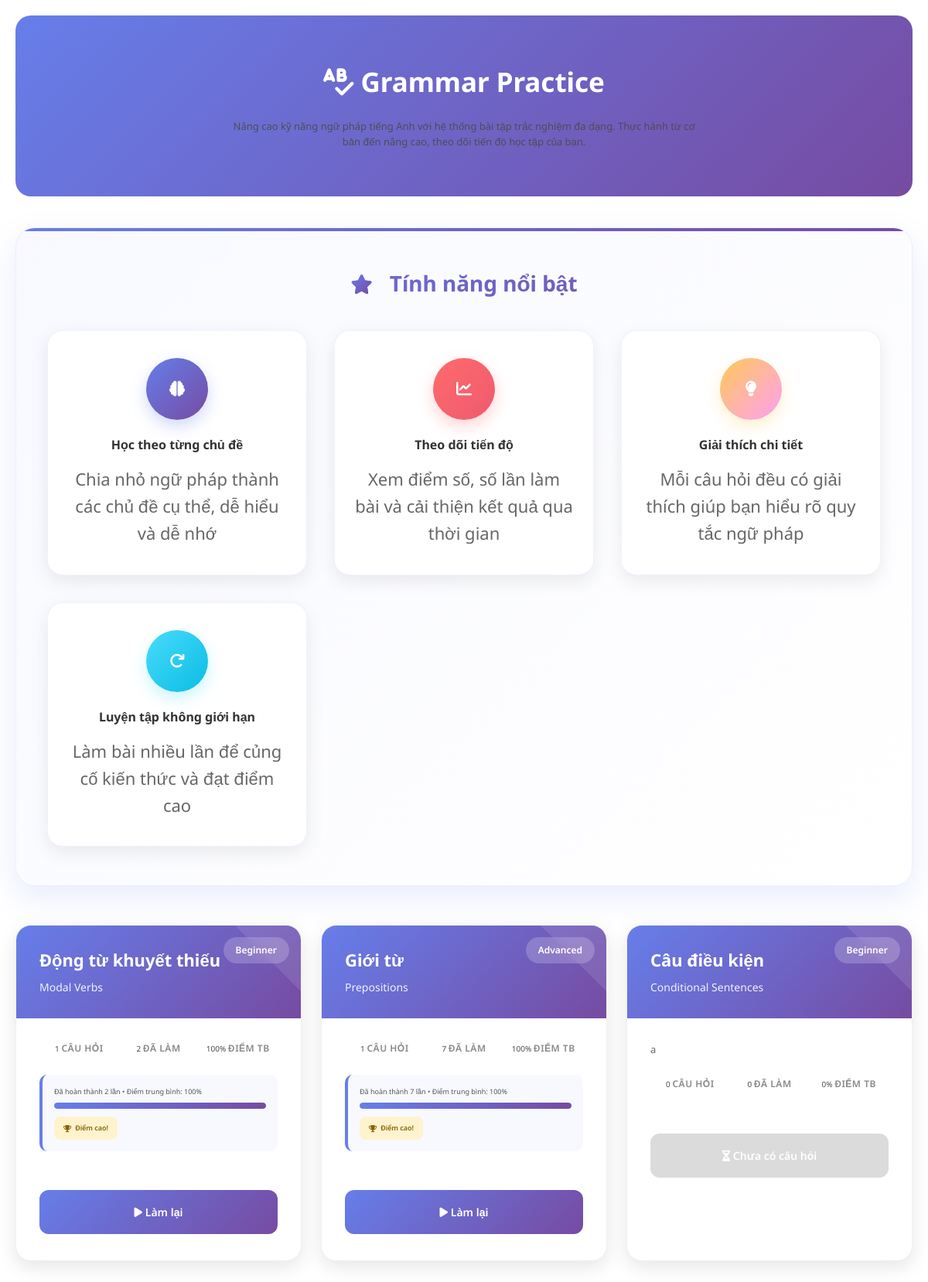
Screenshot of /public/client/Grammar.php (signed in) with the database file from the repository.
### tables this page shows
CREATE TABLE `grammar_topics` (
  `MaChuDe` int(11) NOT NULL,
  `MaKhoaHoc` int(11) DEFAULT NULL,
  `MaBaiHoc` int(11) DEFAULT NULL,
  `TenChuDe` varchar(100) NOT NULL,
  `TenChuDeEng` varchar(100) NOT NULL,
  `MoTa` text DEFAULT NULL,
  `CapDo` enum('Beginner','Intermediate','Advanced') NOT NULL DEFAULT 'Beginner',
  `ThuTu` int(11) NOT NULL DEFAULT 0,
  `TrangThai` tinyint(1) NOT NULL DEFAULT 1,
  `ThoiGianTao` datetime NOT NULL DEFAULT current_timestamp()
);

### configs/function.php (called while the page is built, shortened)
<?php
function BASE_URL($url)
{
    $baseUrl = (isset($_SERVER['HTTPS']) && $_SERVER['HTTPS'] === 'on' ? "https" : "http") . "://" . $_SERVER["HTTP_HOST"];
    if ($baseUrl == 'http://localhost') {
        $baseUrl = 'http://localhost/webhocngoaingu';
    }
    if ($url == "/" || $url == "") {
        return $baseUrl;
    }
    $url = ltrim($url, '/');
    return $baseUrl . '/' . $url;
}

### configs/config.php (called while the page is built, shortened)
<?php
require_once(__DIR__ . "/../class/Database.php");
$Database = new Database();

### class/Database.php (called while the page is built, shortened)
<?php
class Database
{
    protected $ketnoi;
    private $host = HOST_DB;
    private $user = USER_DB;
    private $pass = PASS_DB;
    private $dbname = DBNAME_DB;
    function connect()
    {
        try {
            if (!$this->ketnoi) {
                $this->ketnoi = mysqli_connect(
                    $this->host,
                    $this->user,
                    $this->pass,
                    $this->dbname
                );
                mysqli_query($this->ketnoi, "set names 'utf8'");
            }
        } catch (Exception $err) {
            die($err->getMessage());
        }
    }
    function get_list($sql)
    {
        $result = mysqli_query($this->ketnoi, $sql);
        $return = array();
        while ($row = mysqli_fetch_assoc($result)) {
            $return[] = $row;
        }
        return $return;
    }
    function get_row($sql)
    {
        $result = mysqli_query($this->ketnoi, $sql);
        $row = mysqli_fetch_assoc($result);
        return $row;
    }
}

### public/client/Grammar.php (the view, shortened to what this page needs)
<?php
require_once(__DIR__ . "/../../configs/config.php");
require_once(__DIR__ . "/../../configs/function.php");
$user = $Database->get_row("SELECT * FROM nguoidung WHERE taikhoan = '" . $_SESSION["account"] . "'");
$maKhoaHoc = isset($_GET['maKhoaHoc']) ? (int) $_GET['maKhoaHoc'] : null;
$maBaiHoc = isset($_GET['maBaiHoc']) ? (int) $_GET['maBaiHoc'] : null;
try {
    $whereClause = "gt.TrangThai = 1";
    $topics = $Database->get_list("
        SELECT gt.*,
               (SELECT COUNT(*) FROM grammar_questions WHERE MaChuDe = gt.MaChuDe AND TrangThai = 1) as SoLuongCauHoi,
               (SELECT COUNT(*) FROM grammar_results WHERE TaiKhoan = '" . $user['TaiKhoan'] . "' AND MaChuDe = gt.MaChuDe) as DaLam,
               (SELECT AVG(DiemSo) FROM grammar_results WHERE TaiKhoan = '" . $user['TaiKhoan'] . "' AND MaChuDe = gt.MaChuDe) as DiemTrungBinh
        FROM grammar_topics gt
        WHERE $whereClause
        ORDER BY gt.ThuTu ASC, gt.MaChuDe ASC
    ");
} catch (Exception $e) {
    $topics = [];
}
require_once(__DIR__ . "/../../public/client/header.php");
?>
<div class="grammar-container">
    <div class="grammar-header">
        <h1><i class="fas fa-spell-check"></i> Grammar Practice</h1>
        <?php if ($maKhoaHoc && $maBaiHoc): ?>
            <?php
            $topicNames = [
                1 => 'Traffic',
                2 => 'Food',
                3 => 'Education',
                4 => 'Family',
                5 => 'Work',
                6 => 'Hobbie',
                7 => 'Technology',
                8 => 'Activities'
            ];
            $currentTopicName = $topicNames[$maBaiHoc] ?? 'General';
            ?>
            <p class="subtitle">
                <strong>Chủ đề: <?= $currentTopicName ?></strong> | Bài học: <?= $maBaiHoc ?><br>
                Thực hành ngữ pháp cho chủ đề này với các bài tập đa dạng và phong phú.
            </p>
        <?php else: ?>
            <p class="subtitle">
                Nâng cao kỹ năng ngữ pháp tiếng Anh với hệ thống bài tập trắc nghiệm đa dạng.
                Thực hành từ cơ bản đến nâng cao, theo dõi tiến độ học tập của bạn.
            </p>
        <?php endif; ?>
    </div>
    <div class="grammar-features">
        <h3><i class="fas fa-star"></i> Tính năng nổi bật</h3>
        <div class="features-grid">
            <div class="feature-item">
                <div class="feature-icon">
                    <i class="fas fa-brain"></i>
                </div>
                <div class="feature-title">Học theo từng chủ đề</div>
                <div class="feature-description">
                    Chia nhỏ ngữ pháp thành các chủ đề cụ thể, dễ hiểu và dễ nhớ
                </div>
            </div>
            <div class="feature-item">
                <div class="feature-icon">
                    <i class="fas fa-chart-line"></i>
                </div>
                <div class="feature-title">Theo dõi tiến độ</div>
                <div class="feature-description">
                    Xem điểm số, số lần làm bài và cải thiện kết quả qua thời gian
                </div>
            </div>
            <div class="feature-item">
                <div class="feature-icon">
                    <i class="fas fa-lightbulb"></i>
                </div>
                <div class="feature-title">Giải thích chi tiết</div>
                <div class="feature-description">
                    Mỗi câu hỏi đều có giải thích giúp bạn hiểu rõ quy tắc ngữ pháp
                </div>
            </div>
            <div class="feature-item">
                <div class="feature-icon">
                    <i class="fas fa-redo"></i>
                </div>
                <div class="feature-title">Luyện tập không giới hạn</div>
                <div class="feature-description">
                    Làm bài nhiều lần để củng cố kiến thức và đạt điểm cao
                </div>
            </div>
        </div>
    </div>
    <?php if (count($topics) > 0): ?>
        <div class="topics-grid">
            <?php foreach ($topics as $topic): ?>
                <div class="topic-card">
                    <div class="topic-header">
                        <div class="topic-level"><?= $topic['CapDo'] ?></div>
                        <h3 class="topic-title"><?= htmlspecialchars($topic['TenChuDe']) ?></h3>
                        <p class="topic-subtitle"><?= htmlspecialchars($topic['TenChuDeEng']) ?></p>
                    </div>
                    <div class="topic-body">
                        <?php if ($topic['MoTa']): ?>
                            <p class="topic-description"><?= htmlspecialchars($topic['MoTa']) ?></p>
                        <?php endif; ?>
                        <div class="topic-stats">
                            <div class="stat-item">
                                <span class="stat-number"><?= $topic['SoLuongCauHoi'] ?></span>
                                <span class="stat-label">Câu hỏi</span>
                            </div>
                            <div class="stat-item">
                                <span class="stat-number"><?= $topic['DaLam'] ?></span>
                                <span class="stat-label">Đã làm</span>
                            </div>
                            <div class="stat-item">
                                <span class="stat-number">
                                    <?= $topic['DiemTrungBinh'] ? round($topic['DiemTrungBinh'], 1) : '0' ?>%
                                </span>
                                <span class="stat-label">Điểm TB</span>
                            </div>
                        </div>
                        <?php if ($topic['DaLam'] > 0): ?>
                            <div class="progress-indicator">
                                <div class="progress-text">
                                    Đã hoàn thành <?= $topic['DaLam'] ?> lần •
                                    Điểm trung bình: <?= $topic['DiemTrungBinh'] ? round($topic['DiemTrungBinh'], 1) : '0' ?>%
                                </div>
                                <div class="progress-bar">
                                    <div class="progress-fill" style="width: <?= min($topic['DiemTrungBinh'] ?? 0, 100) ?>%"></div>
                                </div>
                                <?php if ($topic['DiemTrungBinh'] >= 80): ?>
                                    <div class="best-score">
                                        <i class="fas fa-trophy"></i>
                                        Điểm cao!
                                    </div>
                                <?php endif; ?>
                            </div>
                        <?php endif; ?>
                    </div>
                    <div class="topic-footer">
                        <?php if ($topic['SoLuongCauHoi'] > 0): ?>
                            <a href="<?= BASE_URL("GrammarQuiz?topic=" . $topic['MaChuDe']) ?>" class="btn-start-quiz">
                                <i class="fas fa-play"></i>
                                <?= $topic['DaLam'] > 0 ? 'Làm lại' : 'Bắt đầu' ?>
                            </a>
                        <?php else: ?>
                            <div class="btn-start-quiz disabled" style="background: #ccc; cursor: not-allowed;">
                                <i class="fas fa-hourglass-half"></i>
                                Chưa có câu hỏi
                            </div>
                        <?php endif; ?>
                    </div>
                </div>
            <?php endforeach; ?>
        </div>
    <?php endif; ?>
</div>
<?php require_once(__DIR__ . "/../../public/client/footer.php"); ?>

### public/client/header.php (shortened to what this page needs)
<!DOCTYPE html>
<html lang="en">
<head>
    <link rel="stylesheet" href="https://cdnjs.cloudflare.com/ajax/libs/normalize/8.0.1/normalize.min.css">
    <link rel="stylesheet" href="https://cdn.jsdelivr.net/npm/bulma@0.9.4/css/bulma.min.css">
    <link rel="stylesheet" href="<?= BASE_URL('assets/css/base.css') ?>?id=<?= rand(0, 1000000) ?>">
    <link rel="stylesheet" href="<?= BASE_URL('assets/css/grid.css') ?>?id=<?= rand(0, 1000000) ?>">
    <link rel="stylesheet" href="<?= BASE_URL('assets/css/custom.css') ?>?id=<?= rand(0, 1000000) ?>">
    <link rel="stylesheet" href="<?= BASE_URL('assets/css/modal.css') ?>?id=<?= rand(0, 1000000) ?>">
    <link rel="stylesheet" href="<?= BASE_URL('assets/css/loading.css') ?>?id=<?= rand(0, 1000000) ?>">
    <link rel="stylesheet" href="//code.jquery.com/ui/1.13.2/themes/base/jquery-ui.css">
    <link rel="stylesheet" href="https://cdnjs.cloudflare.com/ajax/libs/font-awesome/6.3.0/css/all.min.css">
    <link rel="stylesheet" href="https://cdnjs.cloudflare.com/ajax/libs/toastr.js/latest/toastr.min.css">
    <link rel="stylesheet" type="text/css" href="https://cdn.jsdelivr.net/npm/slick-carousel@1.8.1/slick/slick.css" />
</head>
<body>
    <div class="main">

### public/client/footer.php (shortened to what this page needs)
</div>
</body>
</html>

### assets/css/base.css (style rules this page uses)
:root { --white-color: #fff; --black-color: #000; --header-height: 90px; --main-color: #235390; --main-color-plus-1: #0a4a82; --main-color-plus-2: #6d8db6; --main-color-plus-3: #98b4d9; --text-primary: #000000; --text-secondary: #42637d; --main--text-color: #42637d; --separate-color: #cccccc; --grey-color: #ccc; --grey-plus-1-color: #e3e7ef; --main-introduce-color: #f6f6f6; --background-input-color: #f7f7f7; --background-bar-color: #e7eaf0; --shadow-input-color: #e5e5e5; --green-color: #58cc02; --green-shadow-color: #58a700; --height-input-login: 58px; --width-input-login: 450px; --btn-primary-color: #1cb0f6; --btn-primary-border-color: #5182c1; --background-card: #ffffff; --box-shadow-card: #e3e7ef; --size-responsive-mobile: 600px; --size-responsive-tablet: 900px; --size-responsive-laptop: 1200px; --size-responsive-laptop-large: 1536px; --answer-right-color: #d7ffb8; --answer-right-text-color: #8dbc00; --answer-false-color: #ffdfe0; --answer-false-text-color: #ec0b1b; --btn-danger-color: #ff4b4b; --btn-danger-border-color: #ec4444; }
* { box-sizing: inherit; margin: 0; padding: 0; }
a { text-decoration: none; color: inherit; }
body, html { font-family: "Noto Sans", sans-serif; }
html { font-size: 62.5%; box-sizing: border-box; color: var(--text-primary); }
p { margin: 0; }
.disabled { pointer-events: none; opacity: 0.7; }

### rows the page displays
grammar_topics: CapDo "Beginner", TenChuDe "Động từ khuyết thiếu", TenChuDeEng "Modal Verbs", SoLuongCauHoi "1", DaLam "2", DiemTrungBinh "100", min($topic['DiemTrungBinh'] ?? 0, 100) 100.000000 (drawn), shows "Điểm cao!", shows "Làm lại"
grammar_topics: CapDo "Advanced", TenChuDe "Giới từ", TenChuDeEng "Prepositions", SoLuongCauHoi "1", DaLam "7", DiemTrungBinh "100", min($topic['DiemTrungBinh'] ?? 0, 100) 100.000000 (drawn), shows "Điểm cao!", shows "Làm lại"
grammar_topics: CapDo "Beginner", TenChuDe "Câu điều kiện", TenChuDeEng "Conditional Sentences", MoTa "a", SoLuongCauHoi "0", DaLam "0", shows "Chưa có câu hỏi"
